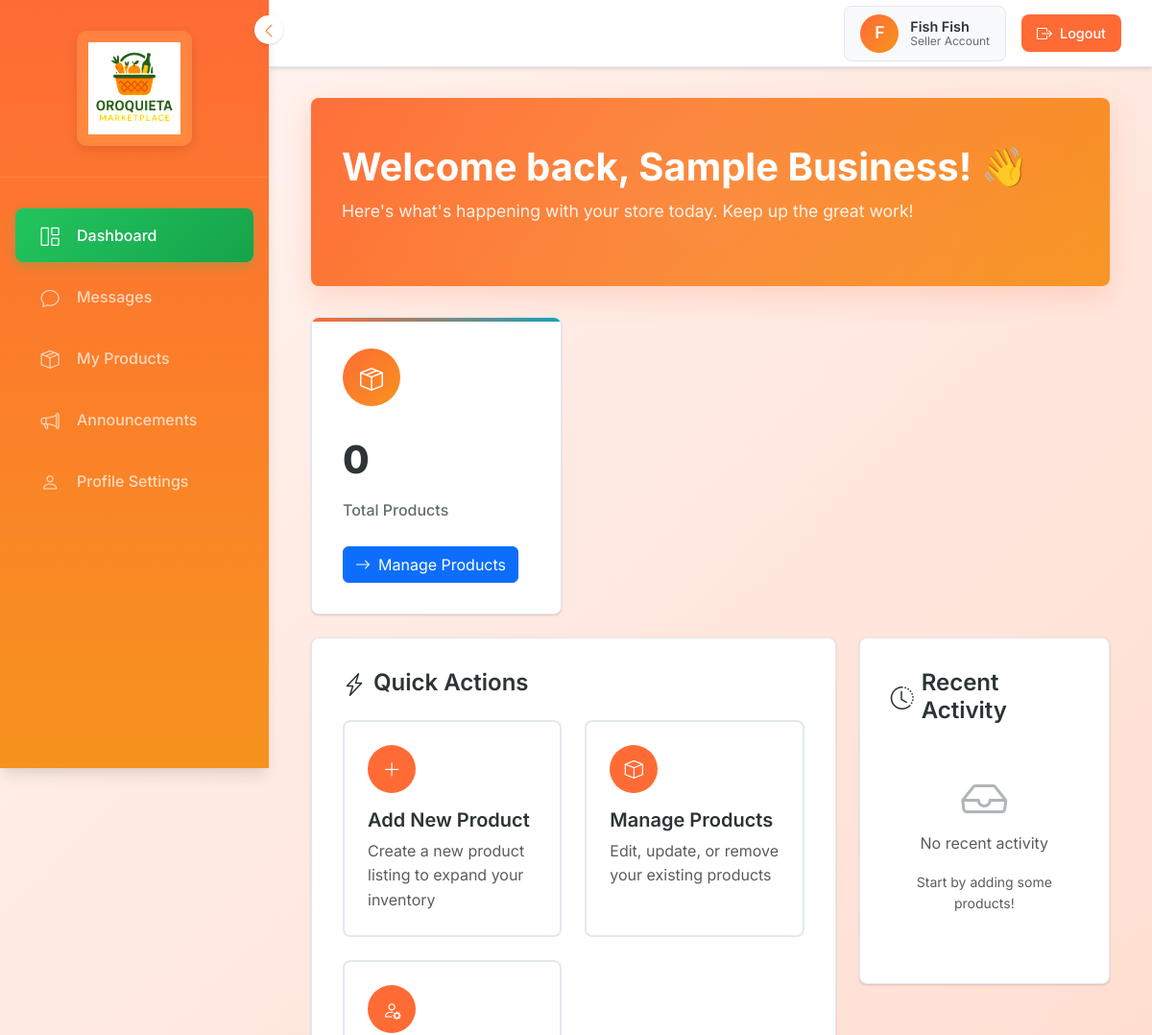
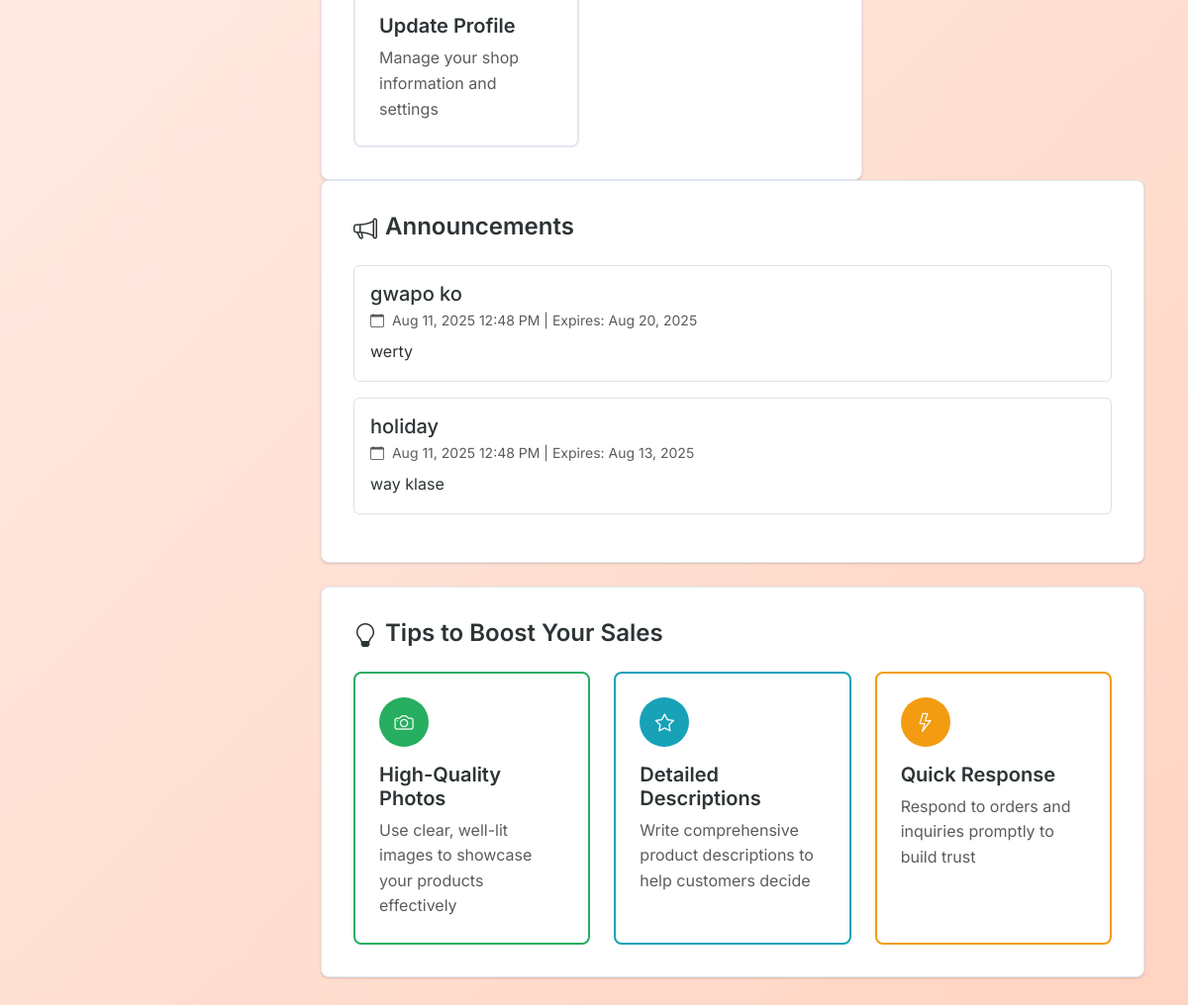
The page /seller/dashboard.php (signed in) on the database its author committed (2 pictures, top to bottom).
### tables this page shows
CREATE TABLE `seller_applications` (
  `id` int(11) NOT NULL,
  `seller_id` int(11) NOT NULL,
  `business_name` varchar(255) NOT NULL,
  `business_phone` varchar(20) NOT NULL,
  `tax_id` varchar(50) DEFAULT NULL,
  `documents_submitted` text DEFAULT NULL,
  `selected_stall` varchar(10) DEFAULT NULL,
  `status` enum('pending','approved','rejected') DEFAULT 'pending',
  `admin_notes` text DEFAULT NULL,
  `created_at` timestamp NOT NULL DEFAULT current_timestamp(),
  `updated_at` timestamp NOT NULL DEFAULT current_timestamp() ON UPDATE current_timestamp()
);

CREATE TABLE `announcements` (
  `id` int(11) NOT NULL,
  `title` varchar(200) NOT NULL,
  `content` text NOT NULL,
  `priority` enum('low','medium','high','urgent') NOT NULL DEFAULT 'medium',
  `target_audience` enum('all','sellers','customers','admins') NOT NULL DEFAULT 'all',
  `expiry_date` datetime DEFAULT NULL,
  `is_pinned` tinyint(1) NOT NULL DEFAULT 0,
  `is_active` tinyint(1) NOT NULL DEFAULT 1,
  `created_by` int(11) NOT NULL,
  `created_at` timestamp NOT NULL DEFAULT current_timestamp(),
  `updated_at` timestamp NOT NULL DEFAULT current_timestamp() ON UPDATE current_timestamp()
);

### seller/dashboard.php (the view, shortened to what this page needs)
<?php
require_once '../includes/db_connect.php';
try {
    $stmt = $pdo->prepare(
        "SELECT title, content, priority, created_at, expiry_date, is_pinned
         FROM announcements
         WHERE (target_audience = 'sellers' OR target_audience = 'all')
           AND is_active = 1
           AND (expiry_date IS NULL OR expiry_date > NOW())
         ORDER BY is_pinned DESC, created_at DESC"
    );
    $stmt->execute();
    $announcements = $stmt->fetchAll(PDO::FETCH_ASSOC);
} catch (PDOException $e) {
    error_log("Database error in dashboard: " . $e->getMessage());
    $total_products = 0;
    $total_orders = 0;
    $total_revenue = 0;
    $recent_activities = [];
    $categories = [];
    $announcements = [];
}
?>
<!DOCTYPE html>
<html lang="en">
<head>
    <link rel="stylesheet" href="https://use.fontawesome.com/releases/v5.15.4/css/all.css" />
    <link href="https://cdn.jsdelivr.net/npm/bootstrap-icons@1.10.0/font/bootstrap-icons.css" rel="stylesheet">
    <link href="https://cdn.jsdelivr.net/npm/bootstrap@5.3.0/dist/css/bootstrap.min.css" rel="stylesheet">
</head>
<body>
    <?php include 'sidebar.php'; ?>
    <?php include 'header.php'; ?>
    <div class="main-content">
        <div class="container-fluid">
            <div class="welcome-header">
                <h1>Welcome back, Sample Business! 👋</h1>
                <p>Here's what's happening with your store today. Keep up the great work!</p>
            </div>
            <div class="row g-4 mb-4">
                <div class="col-md-4">
                    <div class="dashboard-card">
                        <div class="card-body">
                            <div class="card-icon products">
                                <i class="bi bi-box-seam"></i>
                            </div>
                            <div class="stat-number">0</div>
                            <div class="stat-label">Total Products</div>
                            <a href="products.php" class="btn btn-primary">
                                <i class="bi bi-arrow-right me-2"></i>Manage Products
                            </a>
                        </div>
                    </div>
                </div>
            </div>
            <div class="row g-4">
                <div class="col-lg-8">
                    <div class="quick-actions">
                        <h4><i class="bi bi-lightning-charge me-2"></i>Quick Actions</h4>
                        <div class="row g-4">
                            <div class="col-md-6">
                                <a href="#" class="action-btn" onclick="openAddProductModal()">
                                    <div class="action-icon">
                                        <i class="bi bi-plus-lg"></i>
                                    </div>
                                    <h5>Add New Product</h5>
                                    <p class="text-muted mb-0">Create a new product listing to expand your inventory</p>
                                </a>
                            </div>
                            <div class="col-md-6">
                                <a href="#" class="action-btn">
                                    <div class="action-icon">
                                        <i class="bi bi-box"></i>
                                    </div>
                                    <h5>Manage Products</h5>
                                    <p class="text-muted mb-0">Edit, update, or remove your existing products</p>
                                </a>
                            </div>
                            <div class="col-md-6">
                                <a href="#" class="action-btn">
                                    <div class="action-icon">
                                        <i class="bi bi-person-gear"></i>
                                    </div>
                                    <h5>Update Profile</h5>
                                    <p class="text-muted mb-0">Manage your shop information and settings</p>
                                </a>
                            </div>
                        </div>
                    </div>
                </div>
                <div class="col-lg-4">
                    <div class="recent-activity">
                        <h4><i class="bi bi-clock-history me-2"></i>Recent Activity</h4>
                        <div class="text-center py-4">
                            <i class="bi bi-inbox"
                                style="font-size: 3rem; color: var(--text-secondary); opacity: 0.5;"></i>
                            <p class="text-muted mt-2">No recent activity</p>
                            <p class="text-muted small">Start by adding some products!</p>
                        </div>
                    </div>
                </div>
            </div>
            <div class="row g-4 mb-4">
                <div class="col-12">
                    <div class="quick-actions">
                        <h4><i class="bi bi-megaphone me-2"></i>Announcements</h4>
                        <?php if (empty($announcements)): ?>
                            <div class="text-center py-4">
                                <i class="bi bi-megaphone"
                                    style="font-size: 3rem; color: var(--text-secondary); opacity: 0.5;"></i>
                                <p class="text-muted mt-2">No announcements at the moment.</p>
                            </div>
                        <?php else: ?>
                            <?php foreach ($announcements as $announcement): ?>
                                <div class="announcement-card mb-3 p-3 border rounded" style="background: <?php echo $announcement['is_pinned'] ? '#fffbe6' : '#ffffff'; ?>;">
                                    <h5 class="mb-1">
                                        <?php echo htmlspecialchars($announcement['title']); ?>
                                    </h5>
                                    <p class="text-muted mb-2 small">
                                        <i class="bi bi-calendar me-1"></i>
                                        <?php echo date('M j, Y g:i A', strtotime($announcement['created_at'])); ?>
                                        <?php if ($announcement['expiry_date']): ?>
                                            | Expires: <?php echo date('M j, Y', strtotime($announcement['expiry_date'])); ?>
                                        <?php endif; ?>
                                    </p>
                                    <p class="mb-0">
                                        <?php echo nl2br(htmlspecialchars($announcement['content'])); ?>
                                    </p>
                                </div>
                            <?php endforeach; ?>
                        <?php endif; ?>
                    </div>
                </div>
            </div>
            <div class="row mt-4">
                <div class="col-12">
                    <div class="quick-actions">
                        <h4><i class="bi bi-lightbulb me-2"></i>Tips to Boost Your Sales</h4>
                        <div class="row g-4">
                            <div class="col-md-4">
                                <div class="action-btn" style="cursor: default; border-color: var(--success);">
                                    <div class="action-icon" style="background: var(--success);">
                                        <i class="bi bi-camera"></i>
                                    </div>
                                    <h5>High-Quality Photos</h5>
                                    <p class="text-muted mb-0">Use clear, well-lit images to showcase your products
                                        effectively</p>
                                </div>
                            </div>
                            <div class="col-md-4">
                                <div class="action-btn" style="cursor: default; border-color: var(--info);">
                                    <div class="action-icon" style="background: var(--info);">
                                        <i class="bi bi-star"></i>
                                    </div>
                                    <h5>Detailed Descriptions</h5>
                                    <p class="text-muted mb-0">Write comprehensive product descriptions to help
                                        customers decide</p>
                                </div>
                            </div>
                            <div class="col-md-4">
                                <div class="action-btn" style="cursor: default; border-color: var(--warning);">
                                    <div class="action-icon" style="background: var(--warning);">
                                        <i class="bi bi-lightning"></i>
                                    </div>
                                    <h5>Quick Response</h5>
                                    <p class="text-muted mb-0">Respond to orders and inquiries promptly to build trust
                                    </p>
                                </div>
                            </div>
                        </div>
                    </div>
                </div>
            </div>
        </div>
    </div>
</body>
</html>

### seller/header.php (shortened to what this page needs)
<?php
$seller_id = $_SESSION['user_id'];
require_once '../includes/db_connect.php';
$stmt = $pdo->prepare("SELECT * FROM sellers WHERE id = ?");
$stmt->execute([$seller_id]);
$seller = $stmt->fetch();
$stmt = $pdo->prepare("SELECT business_name FROM seller_applications WHERE seller_id = ? AND status = 'approved'");
$stmt->execute([$seller_id]);
$application = $stmt->fetch();
$business_name = $application ? $application['business_name'] : ($seller['first_name'] . ' ' . $seller['last_name']);
?>
<div class="top-header">
    <div class="header-right">
        <div class="user-info-header">
            <div class="user-avatar">
                <?php echo strtoupper(substr($business_name, 0, 1)); ?>
            </div>
            <div class="user-details-header">
                <div class="user-name-header"><?php echo htmlspecialchars($business_name); ?></div>
                <div class="user-role-header">Seller Account</div>
            </div>
        </div>
        <a href="../logout.php" class="logout-btn-header">
            <i class="bi bi-box-arrow-right"></i>
            Logout
        </a>
    </div>
</div>

### seller/dashboard.php (style rules this page uses)
:root { --primary: #ff6b35; --primary-dark: #f7931e; --secondary: #64748b; --success: #27ae60; --warning: #f39c12; --danger: #e74c3c; --info: #17a2b8; --light: #f8f9fa; --dark: #2d3436; --text-primary: #2d3436; --text-secondary: #636e72; --border: #e2e8f0; --shadow: 0 1px 3px 0 rgba(0, 0, 0, 0.1), 0 1px 2px 0 rgba(0, 0, 0, 0.06); --shadow-lg: 0 10px 15px -3px rgba(0, 0, 0, 0.1), 0 4px 6px -2px rgba(0, 0, 0, 0.05); --border-radius: 8px; }
* { margin: 0; padding: 0; box-sizing: border-box; }
body { font-family: 'Inter', sans-serif; background: linear-gradient(135deg, #fff5f2 0%, #ffd4c2 100%); color: var(--text-primary); line-height: 1.6; overflow-x: hidden; }
.main-content { margin-left: 280px; padding: 2rem; min-height: 100vh; transition: all 0.3s ease; }
.container-fluid { max-width: 1400px; transition: all 0.3s ease; }
.welcome-header { background: linear-gradient(135deg, var(--primary) 0%, var(--primary-dark) 100%); color: white; padding: 3rem 2rem; border-radius: var(--border-radius); margin-bottom: 2rem; box-shadow: 0 10px 30px rgba(255, 107, 53, 0.2); position: relative; overflow: hidden; }
.welcome-header::before { content: ''; position: absolute; top: -50%; right: -50%; width: 200%; height: 200%; background: radial-gradient(circle, rgba(255, 255, 255, 0.1) 0%, transparent 70%); animation: float 6s ease-in-out infinite; }
.welcome-header h1 { font-size: 2.5rem; font-weight: 700; margin-bottom: 0.5rem; position: relative; z-index: 1; }
.welcome-header p { font-size: 1.1rem; opacity: 0.9; position: relative; z-index: 1; }
.dashboard-card { background: white; border-radius: var(--border-radius); padding: 2rem; box-shadow: var(--shadow); transition: all 0.3s ease; border: 1px solid var(--border); position: relative; overflow: hidden; }
.dashboard-card::before { content: ''; position: absolute; top: 0; left: 0; right: 0; height: 4px; background: linear-gradient(90deg, var(--primary) 0%, var(--info) 100%); }
.card-icon { width: 60px; height: 60px; border-radius: 50%; display: flex; align-items: center; justify-content: center; margin-bottom: 1.5rem; font-size: 1.5rem; color: white; }
.card-icon.products { background: linear-gradient(135deg, var(--primary) 0%, var(--primary-dark) 100%); }
.stat-number { font-size: 2.5rem; font-weight: 800; color: var(--text-primary); margin-bottom: 0.5rem; }
.stat-label { color: var(--text-secondary); font-weight: 500; margin-bottom: 1.5rem; }
.quick-actions, .recent-activity { background: white; border-radius: var(--border-radius); padding: 2rem; box-shadow: var(--shadow); border: 1px solid var(--border); }
.quick-actions h4, .recent-activity h4 { color: var(--text-primary); font-weight: 600; margin-bottom: 1.5rem; display: flex; align-items: center; }
.action-btn { display: block; background: white; border: 2px solid var(--border); border-radius: var(--border-radius); padding: 1.5rem; text-decoration: none; color: var(--text-primary); transition: all 0.3s ease; height: 100%; position: relative; overflow: hidden; }
.action-icon { width: 50px; height: 50px; background: var(--primary); border-radius: 50%; display: flex; align-items: center; justify-content: center; margin-bottom: 1rem; color: white; font-size: 1.2rem; }
.action-btn h5 { font-weight: 600; margin-bottom: 0.5rem; }
.dashboard-card { animation: fadeInUp 0.6s ease-out; }

### seller/sidebar.php (style rules this page uses)
:root { --primary: #ff6b35; --primary-dark: #f7931e; --secondary: #64748b; --success: #27ae60; --warning: #f39c12; --danger: #e74c3c; --info: #17a2b8; --light: #f8f9fa; --dark: #2d3436; --text-primary: #2d3436; --text-secondary: #636e72; --border: #e2e8f0; --shadow: 0 1px 3px 0 rgba(0, 0, 0, 0.1), 0 1px 2px 0 rgba(0, 0, 0, 0.06); --shadow-lg: 0 10px 15px -3px rgba(0, 0, 0, 0.1), 0 4px 6px -2px rgba(0, 0, 0, 0.05); --border-radius: 8px; }
.bi { font-family: "bootstrap-icons" !important; font-style: normal; font-variant: normal; text-rendering: auto; line-height: 1; -webkit-font-smoothing: antialiased; -moz-osx-font-smoothing: grayscale; }
.main-content { margin-left: 280px; padding: 2rem; min-height: 100vh; transition: all 0.3s ease; }

### rows shown on the page
seller_applications: business_name "F", business_name "Fish Fish"
announcements: title "gwapo ko", created_at "Aug 11, 2025 12:48 PM", expiry_date "Aug 20, 2025", content "werty"
announcements: title "holiday", created_at "Aug 11, 2025 12:48 PM", expiry_date "Aug 13, 2025", content "way klase"
